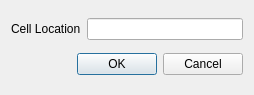
<?xml version="1.0" encoding="UTF-8"?>
<ui version="4.0">
 <class>GoToCellDialog</class>
 <widget class="QDialog" name="GoToCellDialog">
  <property name="geometry">
   <rect>
    <x>0</x>
    <y>0</y>
    <width>254</width>
    <height>95</height>
   </rect>
  </property>
  <property name="windowTitle">
   <string>Dialog</string>
  </property>
  <layout class="QVBoxLayout" name="verticalLayout">
   <item>
    <layout class="QHBoxLayout" name="horizontalLayout">
     <item>
      <widget class="QLabel" name="label">
       <property name="text">
        <string>Cell Location</string>
       </property>
      </widget>
     </item>
     <item>
      <widget class="QLineEdit" name="lineEdit">
       <property name="text">
        <string/>
       </property>
      </widget>
     </item>
    </layout>
   </item>
   <item>
    <layout class="QHBoxLayout" name="horizontalLayout_2">
     <item>
      <spacer name="horizontalSpacer">
       <property name="orientation">
        <enum>Qt::Horizontal</enum>
       </property>
       <property name="sizeHint" stdset="0">
        <size>
         <width>40</width>
         <height>20</height>
        </size>
       </property>
      </spacer>
     </item>
     <item>
      <widget class="QDialogButtonBox" name="buttonBox">
       <property name="standardButtons">
        <set>QDialogButtonBox::Cancel|QDialogButtonBox::Ok</set>
       </property>
      </widget>
     </item>
    </layout>
   </item>
  </layout>
 </widget>
 <resources/>
 <connections/>
</ui>
